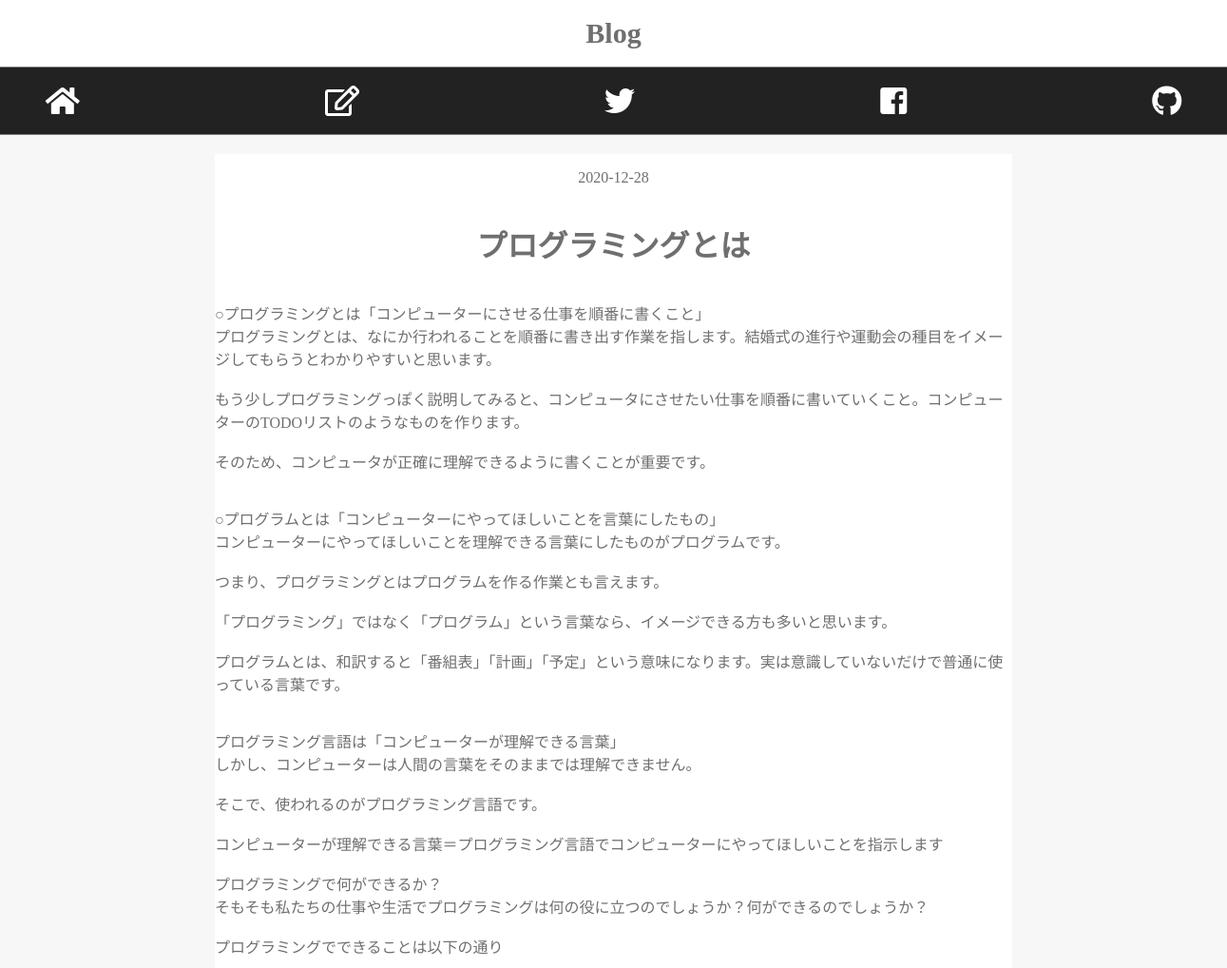
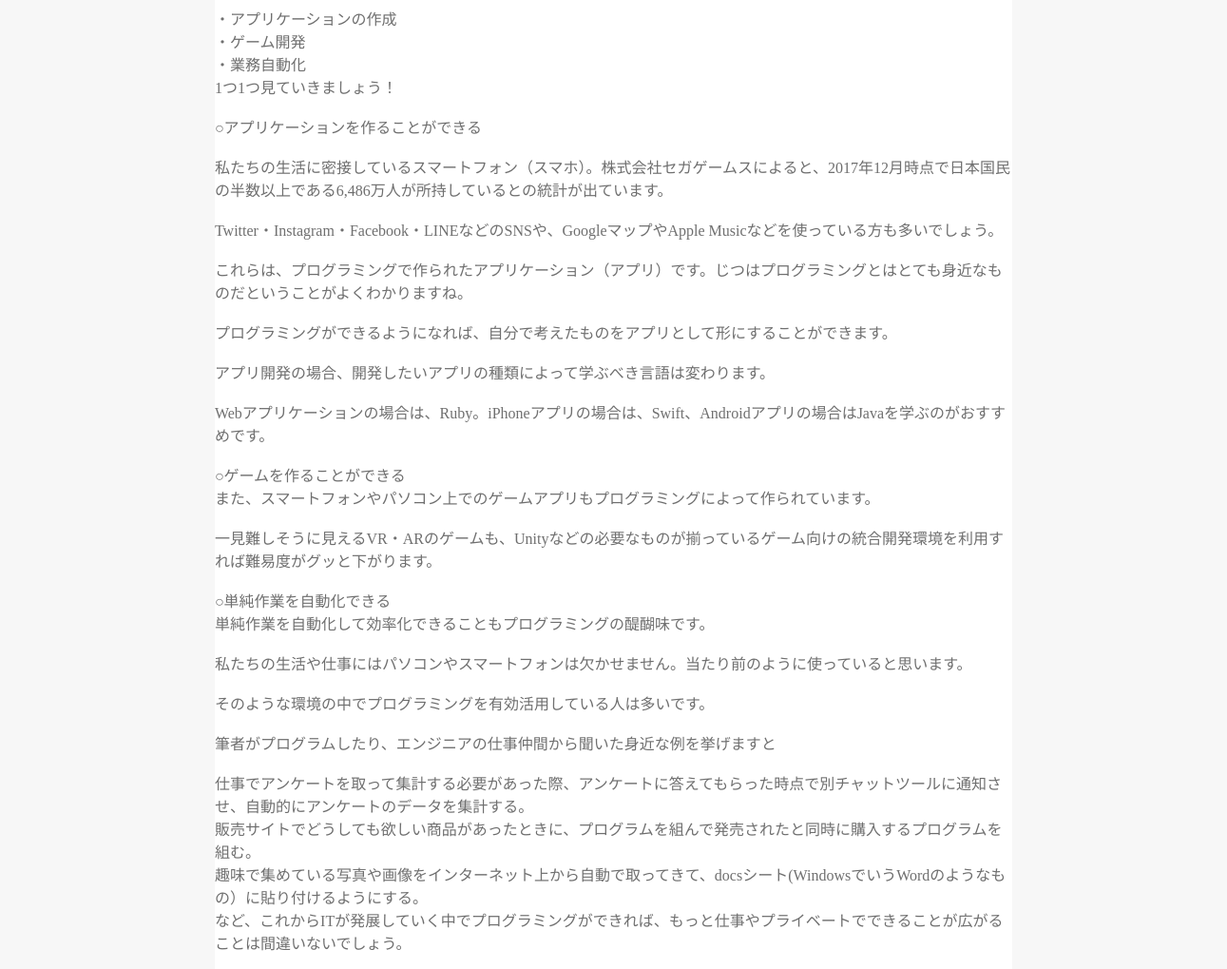
/items.php?id=5, run on the app's committed database (2 pictures, top to bottom).
### tables this page shows
CREATE TABLE `blog_table` (
  `id` int(12) NOT NULL,
  `title` varchar(128) NOT NULL,
  `body` varchar(10000) NOT NULL,
  `deadline` date NOT NULL,
  `created_at` date NOT NULL,
  `updated_at` datetime NOT NULL
);

### items.php (the view, shortened to what this page needs)
<?php
$id = $_GET['id'];
$pdo = connect_to_db();
$sql = 'SELECT * FROM blog_table WHERE id=:id';
$stmt = $pdo->prepare($sql);
$stmt->bindValue(':id', $id, PDO::PARAM_INT);
$status = $stmt->execute();
if ($status == false) {
  $error = $stmt->errorInfo();
  echo json_encode(["error_msg" => "{$error[2]}"]);
  exit();
} else {
  $record = $stmt->fetch(PDO::FETCH_ASSOC);
}
?>
<!DOCTYPE html>
<html lang="ja">
<head>
  <link rel="stylesheet" href="css/items.css">
  <link href="https://use.fontawesome.com/releases/v5.6.1/css/all.css" rel="stylesheet">
</head>
<body>
  <header>
    <div class="header-title">
      <p>Blog</p>
    </div>
  </header>
  <div class="container">
    <a class="fas fa-home fa-2x" href="read.php" style="color: #fff; text-decoration: none; padding: 0 10%;"></a>
    <a class="far fa-edit fa-2x" href="input.php" style="color: #fff; text-decoration: none; padding: 0 10%;"></a>
    <a class="fab fa-twitter fa-2x" href="https://twitter.com/taisei_ide" style="color: #fff; text-decoration: none; padding: 0 10%;"></a>
    <a class="fab fa-facebook-square fa-2x" href="https://www.facebook.com/profile.php?id=100004433554720" style="color: #fff; text-decoration: none; padding: 0 10%;"></a>
    <a class="fab fa-github fa-2x" href="https://github.com/taisei-ide-0123" style="color: #fff; text-decoration: none; padding: 0 10%;"></a>
  </div>
  <div class="core">
    <div class="post">
      <p><?= $record["created_at"] ?></p>
      <h1><?= $record["title"] ?></h1>
      <p><?= $record["body"] ?></p>
    </div>
  </div>
</body>
</html>

### css/items.css (style rules this page uses)
body { margin: 0; background-color: #f7f7f7; }
header { width: 100%; height: 70px; color: #6f6f6f; border-bottom: 1px solid grey; display: flex; justify-content: center; align-items: center; background-color: #fff; }
.header-title p { font-weight: bold; font-size: 30px; }
.container { width: 100%; height: 70px; color: #fff; background-color: #222; border-bottom: 1px solid grey; display: flex; justify-content: center; align-items: center; }
.container a { padding: 0, 40px; }
.core { display: flex; justify-content: center; }
.post { width: 65%; background: #fff; display: flex; justify-content: center; align-items: center; flex-direction: column; color: #6f6f6f; margin-top: 20px; }

### data on the page
blog_table: created_at "2020-12-28", title "プログラミングとは", body "○プログラミングとは「コンピューターにさせる仕事を順番に書くこと」 プログラミングとは、なにか行われることを順番に書き出す作業を指します。結婚式の進行や運動会の種目をイメージしてもらうとわかりやすいと思います。 もう少しプログラミングっぽく説明してみると、コンピュータにさせたい仕事を順番に書いていくこと。コンピューターのTODOリストのようなものを作ります。 そのため、コンピュータが正確に理解できるように書くことが重要です。 ○プログラムとは「コンピューターにやってほしいことを言葉にしたもの」 コンピューターにやってほしいことを理解できる言葉にしたものがプログラムです。 つまり、プログラミングとはプログラムを作る作業とも言えます。 「プログラミング」ではなく「プログラム」という言葉なら、イメージできる方も多いと思います。 プログラムとは、和訳すると「番組表」「計画」「予定」という意味になります。実は意識していないだけで普通に使っている言葉です。 プログラミング言語は「コンピューターが理解できる言葉」 しかし、コンピューターは人間の言葉をそのままでは理解できません。 そこで、使われるのがプログラミング言語です。 コンピューターが理解できる言葉＝プログラミング言語でコンピューターにやってほしいことを指示します プログラミングで何ができるか？ そもそも私たちの仕事や生活でプログラミングは何の役に立つのでしょうか？何ができるのでしょうか？ プログラミングでできることは以下の通り ・アプリケーションの作成 ・ゲーム開発 ・業務自動化 1つ1つ見ていきましょう！…"
